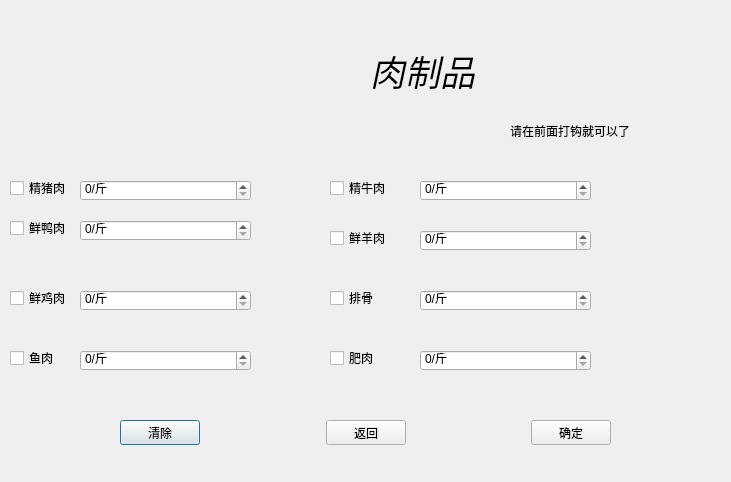
<?xml version="1.0" encoding="UTF-8"?>
<ui version="4.0">
 <class>meatDialog</class>
 <widget class="QDialog" name="meatDialog">
  <property name="geometry">
   <rect>
    <x>0</x>
    <y>0</y>
    <width>731</width>
    <height>482</height>
   </rect>
  </property>
  <property name="windowTitle">
   <string>Dialog</string>
  </property>
  <widget class="QLabel" name="label">
   <property name="geometry">
    <rect>
     <x>370</x>
     <y>40</y>
     <width>121</width>
     <height>61</height>
    </rect>
   </property>
   <property name="font">
    <font>
     <family>隶书</family>
     <pointsize>26</pointsize>
     <italic>true</italic>
    </font>
   </property>
   <property name="text">
    <string>肉制品</string>
   </property>
  </widget>
  <widget class="QLabel" name="label_2">
   <property name="geometry">
    <rect>
     <x>510</x>
     <y>120</y>
     <width>121</width>
     <height>21</height>
    </rect>
   </property>
   <property name="text">
    <string>请在前面打钩就可以了</string>
   </property>
  </widget>
  <widget class="QWidget" name="layoutWidget">
   <property name="geometry">
    <rect>
     <x>0</x>
     <y>420</y>
     <width>731</width>
     <height>25</height>
    </rect>
   </property>
   <layout class="QHBoxLayout" name="horizontalLayout">
    <item>
     <spacer name="horizontalSpacer">
      <property name="orientation">
       <enum>Qt::Horizontal</enum>
      </property>
      <property name="sizeHint" stdset="0">
       <size>
        <width>40</width>
        <height>20</height>
       </size>
      </property>
     </spacer>
    </item>
    <item>
     <widget class="QPushButton" name="clearPushButton">
      <property name="text">
       <string>清除</string>
      </property>
     </widget>
    </item>
    <item>
     <spacer name="horizontalSpacer_2">
      <property name="orientation">
       <enum>Qt::Horizontal</enum>
      </property>
      <property name="sizeHint" stdset="0">
       <size>
        <width>40</width>
        <height>20</height>
       </size>
      </property>
     </spacer>
    </item>
    <item>
     <widget class="QPushButton" name="returnPushButton">
      <property name="text">
       <string>返回</string>
      </property>
     </widget>
    </item>
    <item>
     <spacer name="horizontalSpacer_3">
      <property name="orientation">
       <enum>Qt::Horizontal</enum>
      </property>
      <property name="sizeHint" stdset="0">
       <size>
        <width>40</width>
        <height>20</height>
       </size>
      </property>
     </spacer>
    </item>
    <item>
     <widget class="QPushButton" name="pPushButton">
      <property name="text">
       <string>确定</string>
      </property>
     </widget>
    </item>
    <item>
     <spacer name="horizontalSpacer_4">
      <property name="orientation">
       <enum>Qt::Horizontal</enum>
      </property>
      <property name="sizeHint" stdset="0">
       <size>
        <width>40</width>
        <height>20</height>
       </size>
      </property>
     </spacer>
    </item>
   </layout>
  </widget>
  <widget class="QSpinBox" name="duckSpinBox">
   <property name="geometry">
    <rect>
     <x>80</x>
     <y>220</y>
     <width>171</width>
     <height>21</height>
    </rect>
   </property>
   <property name="suffix">
    <string>/斤</string>
   </property>
  </widget>
  <widget class="QCheckBox" name="beefCheckBox">
   <property name="geometry">
    <rect>
     <x>330</x>
     <y>180</y>
     <width>59</width>
     <height>16</height>
    </rect>
   </property>
   <property name="text">
    <string>精牛肉</string>
   </property>
  </widget>
  <widget class="QCheckBox" name="porkCheckBox">
   <property name="geometry">
    <rect>
     <x>10</x>
     <y>180</y>
     <width>59</width>
     <height>16</height>
    </rect>
   </property>
   <property name="text">
    <string>精猪肉</string>
   </property>
  </widget>
  <widget class="QCheckBox" name="duckCheckBox">
   <property name="geometry">
    <rect>
     <x>10</x>
     <y>220</y>
     <width>59</width>
     <height>16</height>
    </rect>
   </property>
   <property name="text">
    <string>鲜鸭肉</string>
   </property>
  </widget>
  <widget class="QCheckBox" name="chickCheckBox">
   <property name="geometry">
    <rect>
     <x>10</x>
     <y>290</y>
     <width>59</width>
     <height>16</height>
    </rect>
   </property>
   <property name="text">
    <string>鲜鸡肉</string>
   </property>
  </widget>
  <widget class="QCheckBox" name="fishCheckBox">
   <property name="geometry">
    <rect>
     <x>10</x>
     <y>350</y>
     <width>47</width>
     <height>16</height>
    </rect>
   </property>
   <property name="text">
    <string>鱼肉</string>
   </property>
  </widget>
  <widget class="QCheckBox" name="muttonCheckBox">
   <property name="geometry">
    <rect>
     <x>330</x>
     <y>230</y>
     <width>59</width>
     <height>16</height>
    </rect>
   </property>
   <property name="text">
    <string>鲜羊肉</string>
   </property>
  </widget>
  <widget class="QSpinBox" name="fishSpinBox">
   <property name="geometry">
    <rect>
     <x>80</x>
     <y>350</y>
     <width>171</width>
     <height>21</height>
    </rect>
   </property>
   <property name="suffix">
    <string>/斤</string>
   </property>
  </widget>
  <widget class="QSpinBox" name="chickenSpinBox">
   <property name="geometry">
    <rect>
     <x>80</x>
     <y>290</y>
     <width>171</width>
     <height>21</height>
    </rect>
   </property>
   <property name="suffix">
    <string>/斤</string>
   </property>
  </widget>
  <widget class="QSpinBox" name="porkSpinBox">
   <property name="geometry">
    <rect>
     <x>80</x>
     <y>180</y>
     <width>171</width>
     <height>21</height>
    </rect>
   </property>
   <property name="suffix">
    <string>/斤</string>
   </property>
  </widget>
  <widget class="QSpinBox" name="beefspinBox">
   <property name="geometry">
    <rect>
     <x>420</x>
     <y>180</y>
     <width>171</width>
     <height>21</height>
    </rect>
   </property>
   <property name="suffix">
    <string>/斤</string>
   </property>
  </widget>
  <widget class="QSpinBox" name="muttonSpinBox">
   <property name="geometry">
    <rect>
     <x>420</x>
     <y>230</y>
     <width>171</width>
     <height>21</height>
    </rect>
   </property>
   <property name="suffix">
    <string>/斤</string>
   </property>
  </widget>
  <widget class="QLabel" name="label_3">
   <property name="geometry">
    <rect>
     <x>30</x>
     <y>20</y>
     <width>311</width>
     <height>131</height>
    </rect>
   </property>
   <property name="text">
    <string/>
   </property>
   <property name="pixmap">
    <pixmap resource="picture.qrc">:/new/prefix0/resource/rou.jpg</pixmap>
   </property>
   <property name="scaledContents">
    <bool>true</bool>
   </property>
  </widget>
  <widget class="QCheckBox" name="paiguCheckBox">
   <property name="geometry">
    <rect>
     <x>330</x>
     <y>290</y>
     <width>59</width>
     <height>16</height>
    </rect>
   </property>
   <property name="text">
    <string>排骨</string>
   </property>
  </widget>
  <widget class="QCheckBox" name="feirouCheckBox">
   <property name="geometry">
    <rect>
     <x>330</x>
     <y>350</y>
     <width>59</width>
     <height>16</height>
    </rect>
   </property>
   <property name="text">
    <string>肥肉</string>
   </property>
  </widget>
  <widget class="QSpinBox" name="paiguSpinBox">
   <property name="geometry">
    <rect>
     <x>420</x>
     <y>290</y>
     <width>171</width>
     <height>21</height>
    </rect>
   </property>
   <property name="suffix">
    <string>/斤</string>
   </property>
  </widget>
  <widget class="QSpinBox" name="feirouSpinBox">
   <property name="geometry">
    <rect>
     <x>420</x>
     <y>350</y>
     <width>171</width>
     <height>21</height>
    </rect>
   </property>
   <property name="suffix">
    <string>/斤</string>
   </property>
  </widget>
 </widget>
 <resources>
  <include location="picture.qrc"/>
 </resources>
 <connections/>
</ui>
